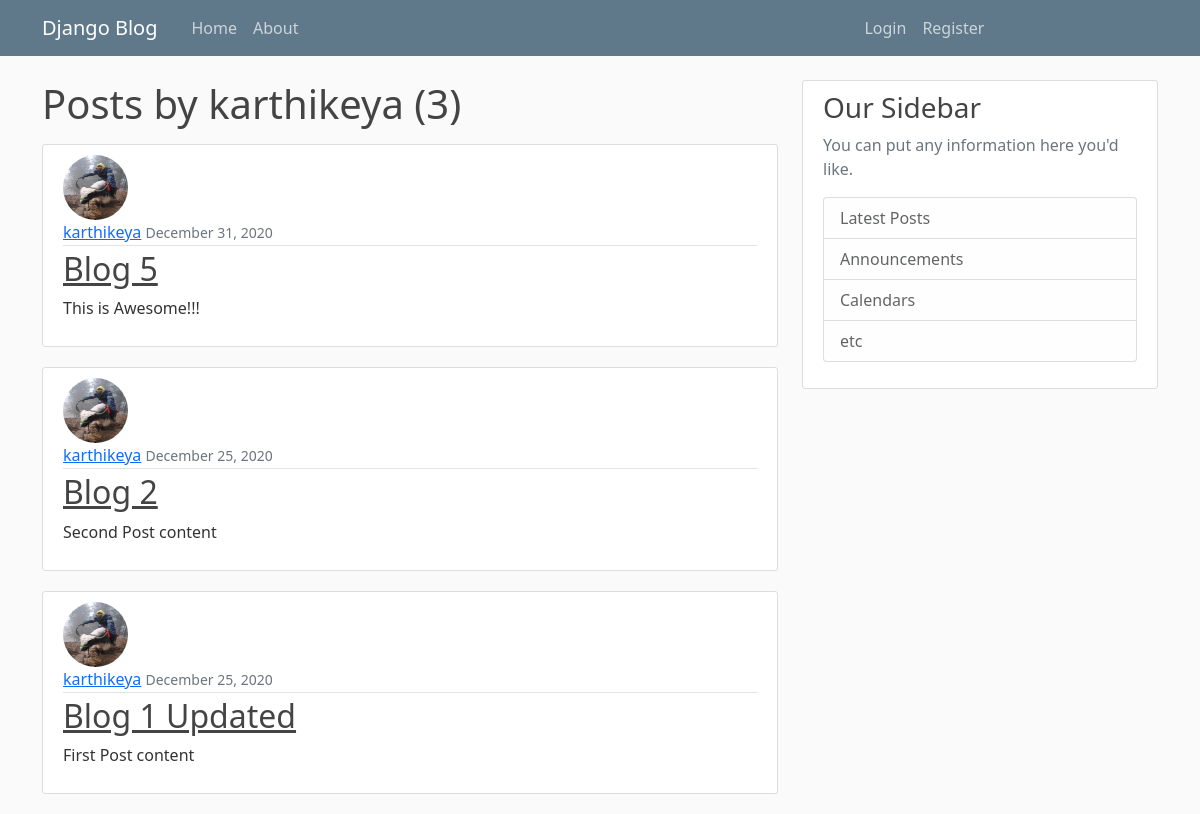
The app's page /user/karthikeya/, older data.
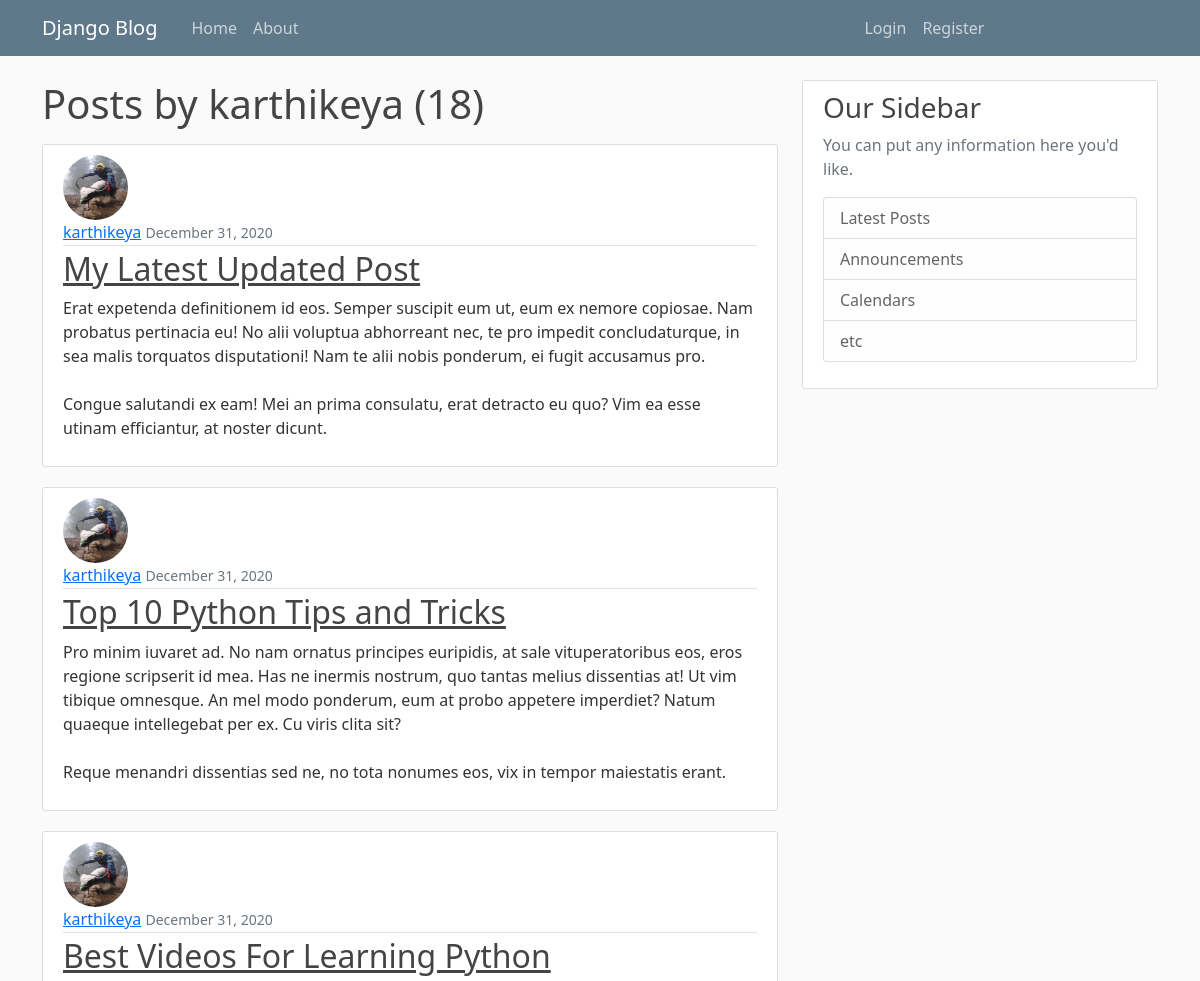
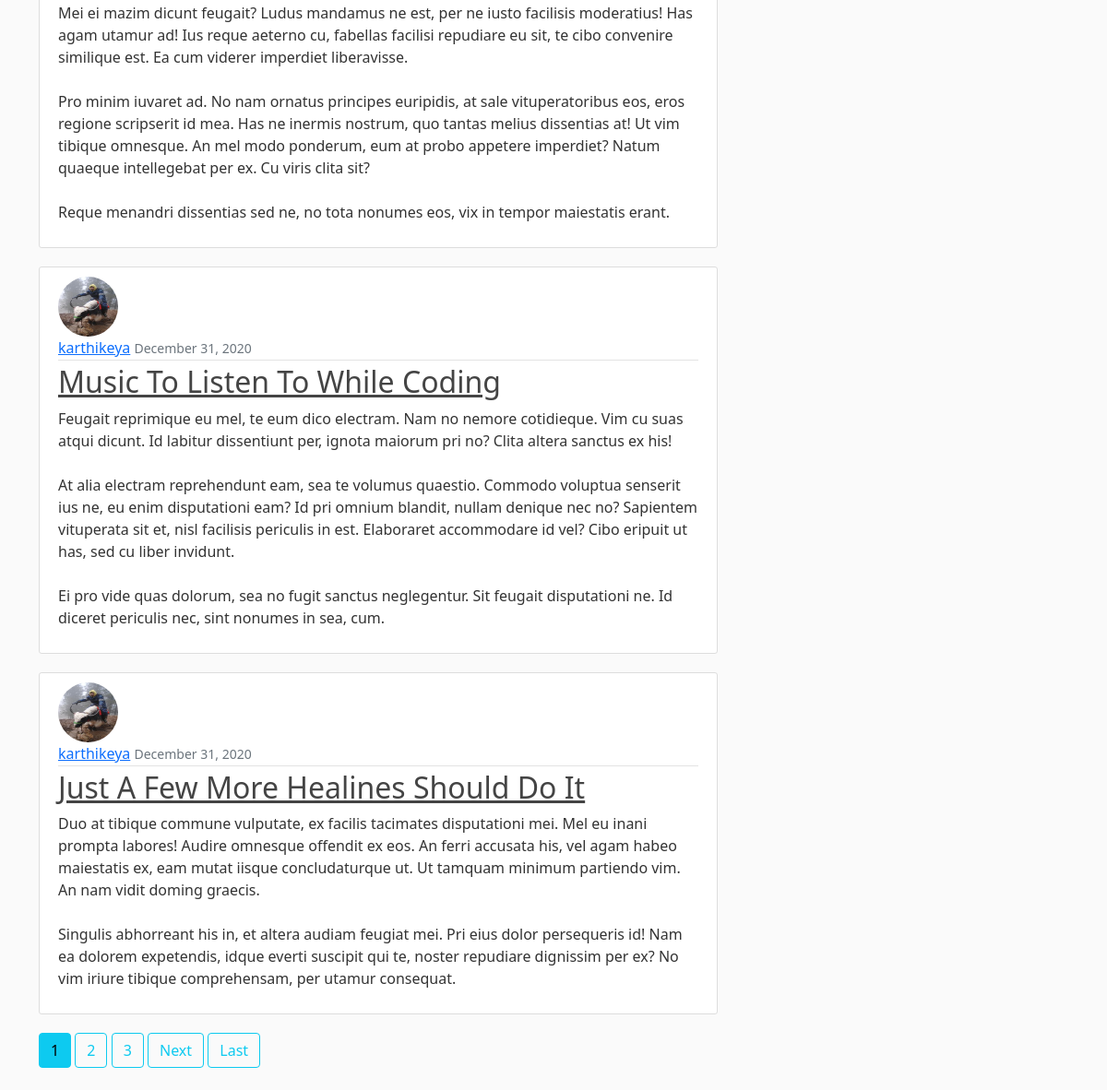
The same page, newer data (2 pictures, top to bottom).
### blog/models.py (models this page shows, shortened)
class Post(models.Model):
	title = models.CharField(max_length=100)
	content = models.TextField()
	date_posted = models.DateTimeField(default=timezone.now)
	author = models.ForeignKey(User,on_delete=models.CASCADE)

### user/models.py (models this page shows, shortened)
class Profile(models.Model):
	user = models.OneToOneField(User,on_delete=models.CASCADE)
	image = models.ImageField(default='default.jpg',upload_to='profile_pics')

### blog/views.py (the view)
# urls.py: path('user/<str:username>/',UserPostListView.as_view(),name='user-posts'),
class UserPostListView(ListView):
    model = Post
    template_name = 'blog/user_posts.html'
    context_object_name = 'posts'
    paginate_by = 5
    def get_queryset(self):
    	user = get_object_or_404(User,username=self.kwargs.get('username'))
    	return Post.objects.filter(author=user).order_by('-date_posted')

### blog/templates/blog/user_posts.html (shortened to what this page needs)
{% extends "blog/base.html" %}
{% block content %}
  <h1 class="mb-3">Posts by {{ view.kwargs.username }} ({{ page_obj.paginator.count }}) </h1>
	{% for post in posts %}
		<article class="media content-section">
      <img class="rounded-circle article-img" src="{{ post.author.profile.image.url }}">
          <div class="media-body">
            <div class="article-metadata">
                <a class="mr-2" href="{% url 'user-posts' post.author.username %}">{{ post.author }}</a>
              <small class="text-muted">{{ post.date_posted|date:"F d, Y" }}</small>
            </div>
            <h2><a class="article-title" href="{% url 'post-detail' post.id %}">{{ post.title }}</a></h2>
            <p class="article-content">{{ post.content }}</p>
          </div>
        </article>
	{% endfor %}
  {% if is_paginated %}
    {% for num in page_obj.paginator.page_range %}
      {% if page_obj.number == num %}
        <a class="btn btn-info mb-4" href="?page={{ num }}">{{ num }}</a>
      {% elif num > page_obj.number|add:'-3' and num < page_obj.number|add:'3' %}
        <a class="btn btn-outline-info mb-4" href="?page={{ num }}">{{ num }}</a>
      {% endif %}
    {% endfor %}
    {% if page_obj.has_next %}
      <a class="btn btn-outline-info mb-4" href="?page={{ page_obj.next_page_number }}">Next</a>
      <a class="btn btn-outline-info mb-4" href="?page={{ page_obj.paginator.num_pages }}">Last</a>
    {% endif %}
  {% endif %}
{% endblock %}

Row changes from the older to the newer data that the page shows:
no longer on this page (row unchanged): Post: author.profile.image (picture), author "karthikeya", date_posted "December 31, 2020", title "Blog 5", content "This is Awesome!!!"
no longer on this page (row unchanged): Post: author.profile.image (picture), author "karthikeya", date_posted "December 25, 2020", title "Blog 2", content "Second Post content"
no longer on this page (row unchanged): Post: author.profile.image (picture), author "karthikeya", date_posted "December 25, 2020", title "Blog 1 Updated", content "First Post content"
added Post: author.profile.image (picture), author "karthikeya", date_posted "December 31, 2020", title "My Latest Updated Post", content "Erat expetenda definitionem id eos. Semper suscipit eum ut, eum ex nemore copiosae. Nam probatus pertinacia eu! No alii voluptua abhorreant nec, te pro impedit concludaturque, in sea malis torquatos disputationi! Nam te alii nobis ponderum, ei fugit accusamus pro. Congue salutandi ex eam! Mei an prima consulatu, erat detracto eu quo? Vim ea esse utinam efficiantur, at noster dicunt."
added Post: author.profile.image (picture), author "karthikeya", date_posted "December 31, 2020", title "Top 10 Python Tips and Tricks", content "Pro minim iuvaret ad. No nam ornatus principes euripidis, at sale vituperatoribus eos, eros regione scripserit id mea. Has ne inermis nostrum, quo tantas melius dissentias at! Ut vim tibique omnesque. An mel modo ponderum, eum at probo appetere imperdiet? Natum quaeque intellegebat per ex. Cu viris clita sit? Reque menandri dissentias sed ne, no tota nonumes eos, vix in tempor maiestatis erant."
added Post: author.profile.image (picture), author "karthikeya", date_posted "December 31, 2020", title "Best Videos For Learning Python", content "Mei ei mazim dicunt feugait? Ludus mandamus ne est, per ne iusto facilisis moderatius! Has agam utamur ad! Ius reque aeterno cu, fabellas facilisi repudiare eu sit, te cibo convenire similique est. Ea cum viderer imperdiet liberavisse. Pro minim iuvaret ad. No nam ornatus principes euripidis, at sale vituperatoribus eos, eros regione scripserit id mea. Has ne inermis nostrum, quo tantas melius dissentias at! Ut vim tibique omnesque. An mel modo ponderum, eum at probo appetere imperdiet? Natum quaeque intellegebat per ex. Cu viris clita sit? Reque menandri dissentias sed ne, no tota nonumes eos, vix in tempor maiestatis erant."
added Post: author.profile.image (picture), author "karthikeya", date_posted "December 31, 2020", title "Music To Listen To While Coding", content "Feugait reprimique eu mel, te eum dico electram. Nam no nemore cotidieque. Vim cu suas atqui dicunt. Id labitur dissentiunt per, ignota maiorum pri no? Clita altera sanctus ex his! At alia electram reprehendunt eam, sea te volumus quaestio. Commodo voluptua senserit ius ne, eu enim disputationi eam? Id pri omnium blandit, nullam denique nec no? Sapientem vituperata sit et, nisl facilisis periculis in est. Elaboraret accommodare id vel? Cibo eripuit ut has, sed cu liber invidunt. Ei pro vide quas dolorum, sea no fugit sanctus neglegentur. Sit feugait disputationi ne. Id diceret periculis nec, sint nonumes in sea, cum."
added Post: author.profile.image (picture), author "karthikeya", date_posted "December 31, 2020", title "Just A Few More Healines Should Do It", content "Duo at tibique commune vulputate, ex facilis tacimates disputationi mei. Mel eu inani prompta labores! Audire omnesque offendit ex eos. An ferri accusata his, vel agam habeo maiestatis ex, eam mutat iisque concludaturque ut. Ut tamquam minimum partiendo vim. An nam vidit doming graecis. Singulis abhorreant his in, et altera audiam feugiat mei. Pri eius dolor persequeris id! Nam ea dolorem expetendis, idque everti suscipit qui te, noster repudiare dignissim per ex? No vim iriure tibique comprehensam, per utamur consequat."
Text that changed along with them:
{{ page_obj.paginator.count }}: "3" → "18"
new list line: "1"
new list line: "2"
new list line: "3"
text now shown: "Next Last"
